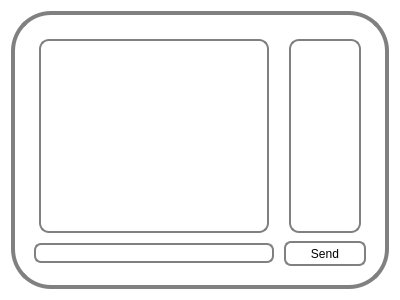
<?xml version="1.0" encoding="UTF-8"?>
<ui version="4.0">
 <class>Form</class>
 <widget class="QWidget" name="Form">
  <property name="geometry">
   <rect>
    <x>0</x>
    <y>0</y>
    <width>400</width>
    <height>300</height>
   </rect>
  </property>
  <property name="sizePolicy">
   <sizepolicy hsizetype="Expanding" vsizetype="Expanding">
    <horstretch>0</horstretch>
    <verstretch>0</verstretch>
   </sizepolicy>
  </property>
  <property name="minimumSize">
   <size>
    <width>400</width>
    <height>300</height>
   </size>
  </property>
  <property name="windowTitle">
   <string>PyChart</string>
  </property>
  <property name="windowOpacity">
   <double>1.000000000000000</double>
  </property>
  <property name="styleSheet">
   <string notr="true">#Form {
background: white;
}


#frame{
border:4px solid gray;
border-radius: 40px;
background: white;
padding: 10px;
}
#msgView{
border:2px solid gray;
border-radius: 10px;
background: white;
margin: 5px;
}
#usersList{
border: 2px solid gray;
border-radius: 10px;
margin-right:10px;
background: white;
margin: 5px;


}
#messagesList {
border: 4px solid gray;
border-radius: 20px;
background: white;
padding-left: 15px;
padding-right:15px;
padding-bottom: 30px;
}

.QLineEdit{
border: 2px solid gray;
border-radius: 7px;
}

QPushButton {
border: 2px solid gray;
border-radius: 7;

}</string>
  </property>
  <layout class="QHBoxLayout" name="horizontalLayout">
   <item>
    <widget class="QFrame" name="frame">
     <property name="sizePolicy">
      <sizepolicy hsizetype="Expanding" vsizetype="Expanding">
       <horstretch>0</horstretch>
       <verstretch>0</verstretch>
      </sizepolicy>
     </property>
     <property name="mouseTracking">
      <bool>false</bool>
     </property>
     <property name="frameShape">
      <enum>QFrame::StyledPanel</enum>
     </property>
     <property name="frameShadow">
      <enum>QFrame::Raised</enum>
     </property>
     <property name="lineWidth">
      <number>0</number>
     </property>
     <layout class="QHBoxLayout" name="horizontalLayout_2">
      <item>
       <layout class="QGridLayout" name="gridLayout" rowstretch="0,0,0" columnstretch="5,0,1">
        <property name="sizeConstraint">
         <enum>QLayout::SetDefaultConstraint</enum>
        </property>
        <property name="horizontalSpacing">
         <number>0</number>
        </property>
        <property name="verticalSpacing">
         <number>3</number>
        </property>
        <item row="1" column="2">
         <widget class="QListWidget" name="usersList"/>
        </item>
        <item row="1" column="0">
         <widget class="QTextBrowser" name="msgView">
          <property name="enabled">
           <bool>true</bool>
          </property>
          <property name="verticalScrollBarPolicy">
           <enum>Qt::ScrollBarAsNeeded</enum>
          </property>
          <property name="sizeAdjustPolicy">
           <enum>QAbstractScrollArea::AdjustIgnored</enum>
          </property>
          <property name="autoFormatting">
           <set>QTextEdit::AutoBulletList</set>
          </property>
         </widget>
        </item>
        <item row="2" column="2">
         <widget class="QPushButton" name="sendMsgBtn">
          <property name="minimumSize">
           <size>
            <width>80</width>
            <height>25</height>
           </size>
          </property>
          <property name="text">
           <string>Send</string>
          </property>
         </widget>
        </item>
        <item row="2" column="0">
         <widget class="QLineEdit" name="msgEdit"/>
        </item>
        <item row="1" column="1" rowspan="2">
         <spacer name="horizontalSpacer">
          <property name="orientation">
           <enum>Qt::Horizontal</enum>
          </property>
          <property name="sizeType">
           <enum>QSizePolicy::Fixed</enum>
          </property>
          <property name="sizeHint" stdset="0">
           <size>
            <width>10</width>
            <height>20</height>
           </size>
          </property>
         </spacer>
        </item>
       </layout>
      </item>
     </layout>
    </widget>
   </item>
  </layout>
 </widget>
 <resources/>
 <connections>
  <connection>
   <sender>sendMsgBtn</sender>
   <signal>clicked()</signal>
   <receiver>Form</receiver>
   <slot>SendMessage()</slot>
   <hints>
    <hint type="sourcelabel">
     <x>358</x>
     <y>271</y>
    </hint>
    <hint type="destinationlabel">
     <x>199</x>
     <y>149</y>
    </hint>
   </hints>
  </connection>
  <connection>
   <sender>msgView</sender>
   <signal>historyChanged()</signal>
   <receiver>Form</receiver>
   <slot>GetMessage()</slot>
   <hints>
    <hint type="sourcelabel">
     <x>153</x>
     <y>135</y>
    </hint>
    <hint type="destinationlabel">
     <x>199</x>
     <y>149</y>
    </hint>
   </hints>
  </connection>
 </connections>
 <slots>
  <slot>SendMessage()</slot>
  <slot>GetMessage()</slot>
 </slots>
</ui>
